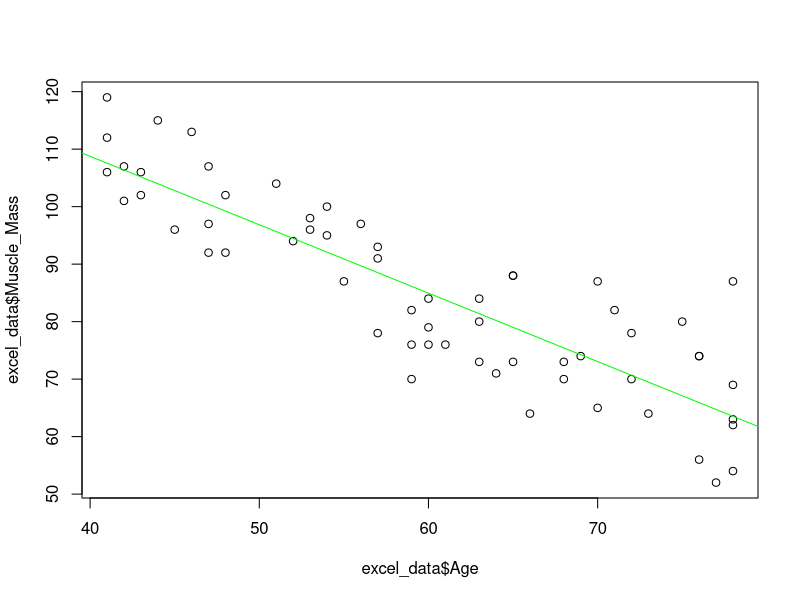

Write R code to recreate this figure.
#Chad Huntebrinker
#Problem 2.27a
#Load the library and data in to R
library(readxl)

excel_data <- read_excel("Muscle_Mass_Data.xlsx")

#Muscle_Mass ~ Age
#Fit the model
model_4 <- lm(Muscle_Mass~Age,data=excel_data)
sum_of_model_4 <- summary(model_4)

#Plot to see the graph
plot(excel_data$Muscle_Mass~excel_data$Age)
abline(model_4,col="green")


#Get b1 and se_b1
b1 <- summary(model_4)$coefficients[2, 1]
se_b1 <- summary(model_4)$coefficients[2, 2]

#Find t score
t_1 <- b1 / se_b1

#If the t_1 > than the t score, than we conclude that H1 is true (which is B1 != 0)
t_1 < qt(0.05, 58)

#Find p score
p_1 <- pt(t_1, 58)

#Problem 2.27c
qt(0.975, 58)
b1
se_b1

#Lower confidence
b1 - (qt(0.975, 58) * se_b1)

#Higher confidence
b1 + (qt(0.975, 58) * se_b1)
